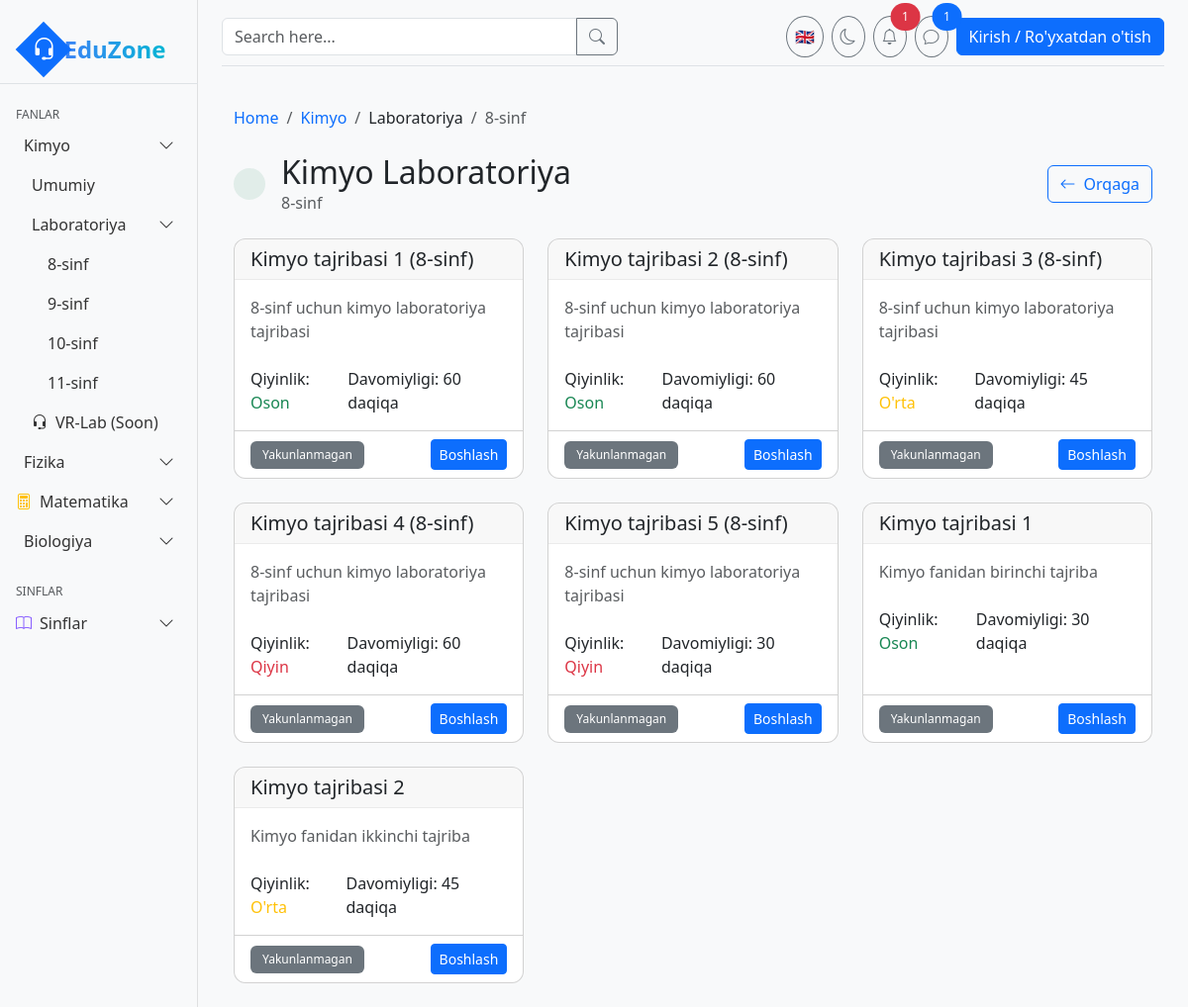
The app's page /kimyo/laboratoriya/8/ with its own data.
### core/models.py (models this page shows, shortened)
class Subject(models.Model):
    name = models.CharField(max_length=100)
    slug = models.SlugField(unique=True)
    icon = models.CharField(max_length=50, help_text="Icon name (e.g., 'beaker', 'atom')")
    color = models.CharField(max_length=50, default="text-blue-500")
    bg_color = models.CharField(max_length=50, default="bg-blue-100")
    description = models.TextField(blank=True)

class Grade(models.Model):
    number = models.IntegerField(unique=True)
    description = models.TextField(blank=True)

class Experiment(models.Model):
    DIFFICULTY_CHOICES = [
        ('easy', 'Oson'),
        ('medium', 'O\'rta'),
        ('hard', 'Qiyin'),
    ]
    title = models.CharField(max_length=200)
    slug = models.SlugField(unique=True)
    subject = models.ForeignKey(Subject, on_delete=models.CASCADE, related_name='experiments')
    grade = models.ForeignKey(Grade, on_delete=models.CASCADE, related_name='experiments')
    description = models.TextField()
    difficulty = models.CharField(max_length=10, choices=DIFFICULTY_CHOICES, default='medium')
    duration = models.CharField(max_length=50, help_text="e.g., '30 daqiqa'")
    instructions = models.TextField(blank=True)
    link = models.CharField(max_length=200, blank=True, null=True)
    is_vr = models.BooleanField(default=False, help_text="Is this a VR experiment?")
    created_at = models.DateTimeField(auto_now_add=True)
    updated_at = models.DateTimeField(auto_now=True)

### core/views.py (the view, shortened to what this page needs)
# urls.py: path('<slug:subject_slug>/laboratoriya/<int:grade_number>/', views.laboratory_view, name='laboratory_view'),
def laboratory_view(request, subject_slug, grade_number):
    subject = get_object_or_404(Subject, slug=subject_slug)
    grade = get_object_or_404(Grade, number=grade_number)
    experiments = Experiment.objects.filter(subject=subject, grade=grade, is_vr=False)
    user_experiments = {}
    return render(request, 'laboratory.html', {
        'subject': subject,
        'grade': grade,
        'experiments': experiments,
        'user_experiments': user_experiments,
    })

### templates/laboratory.html (shortened to what this page needs)
{% extends 'base.html' %}
{% load core_tags %}
{% block content %}
<div class="container-fluid py-4">
    <nav aria-label="breadcrumb" class="mb-4">
        <ol class="breadcrumb">
            <li class="breadcrumb-item"><a href="/" class="text-decoration-none">Home</a></li>
            <li class="breadcrumb-item"><a href="/{{ subject.slug }}/" class="text-decoration-none">{{ subject.name }}</a></li>
            <li class="breadcrumb-item">Laboratoriya</li>
            <li class="breadcrumb-item active" aria-current="page">{{ grade.number }}-sinf</li>
        </ol>
    </nav>
    <div class="d-flex justify-content-between align-items-center mb-4">
        <div class="d-flex align-items-center gap-3">
            <div class="rounded-circle p-3
                {% if subject.name == 'Kimyo' %}bg-success bg-opacity-10
                {% elif subject.name == 'Fizika' %}bg-primary bg-opacity-10
                {% elif subject.name == 'Matematika' %}bg-warning bg-opacity-10
                {% else %}bg-secondary bg-opacity-10{% endif %}">
            </div>
            <div>
                <h2 class="mb-0">{{ subject.name }} Laboratoriya</h2>
                <p class="text-muted mb-0">{{ grade.number }}-sinf</p>
            </div>
        </div>
        <a href="/" class="btn btn-outline-primary d-flex align-items-center gap-2">
            <i class="bi bi-arrow-left"></i>
            Orqaga
        </a>
    </div>
    <div class="row g-4">
        {% for experiment in experiments %}
        <div class="col-md-6 col-lg-4">
            <div class="card h-100 hover-shadow transition">
                <div class="card-header">
                    <h5 class="card-title mb-0">{{ experiment.title }}</h5>
                </div>
                <div class="card-body">
                    <p class="text-muted mb-4">{{ experiment.description|truncatewords:20 }}</p>
                    <div class="d-flex justify-content-between text-sm">
                        <div>
                            <span class="fw-medium">Qiyinlik:</span>
                            {% if experiment.difficulty == 'easy' %}
                            <span class="text-success">Oson</span>
                            {% elif experiment.difficulty == 'medium' %}
                            <span class="text-warning">O'rta</span>
                            {% else %}
                            <span class="text-danger">Qiyin</span>
                            {% endif %}
                        </div>
                        <div>
                            <span class="fw-medium">Davomiyligi:</span> {{ experiment.duration }}
                        </div>
                    </div>
                </div>
                <div class="card-footer bg-transparent d-flex justify-content-between align-items-center">
                    <span class="badge {% if experiment.id in user_experiments and user_experiments|get_item:experiment.id %}bg-success{% else %}bg-secondary{% endif %}">
                        {% if experiment.id in user_experiments and user_experiments|get_item:experiment.id %}
                        Yakunlangan
                        {% else %}
                        Yakunlanmagan
                        {% endif %}
                    </span>
                    {% if subject.name == 'Fizika' and grade.number == 9 and experiment.title == 'Matematik mayatnik' %}
                            <a href="{% url 'simlab:matematik_mayatnik' %}" class="btn btn-primary btn-sm">Boshlash</a>
                        {% else %}
                            <a href="{{experiment.link}}" class="btn btn-primary btn-sm">Boshlash</a>
                        {% endif %}
                </div>
            </div>
        </div>
        {% empty %}
        <div class="col-12">
            <div class="alert alert-info">
                <p class="mb-0">Hozircha {{ subject.name|lower }} fani uchun {{ grade.number }}-sinf tajribalari mavjud emas.</p>
            </div>
        </div>
        {% endfor %}
    </div>
</div>
{% endblock %}

### static/css/style.css (style rules this page uses)
body { min-height: 100vh; background-color: #f8f9fa; }
.hover-shadow { transition: all 0.3s ease; }
.transition { transition: all 0.3s ease; }
.card { border-radius: 0.75rem; transition: transform 0.2s ease, box-shadow 0.2s ease; }
.card-header { border-top-left-radius: 0.75rem !important; border-top-right-radius: 0.75rem !important; border-bottom: 1px solid rgba(0, 0, 0, 0.05); }
.card-footer { border-bottom-left-radius: 0.75rem !important; border-bottom-right-radius: 0.75rem !important; }
.badge { padding: 0.5rem 0.75rem; font-weight: 500; }

### records on screen
Subject: name "Kimyo"
Grade: number "8"
Experiment: title "Kimyo tajribasi 1 (8-sinf)", description "8-sinf uchun kimyo laboratoriya tajribasi", difficulty "Oson", duration "60 daqiqa", shows "Yakunlanmagan"
Experiment: title "Kimyo tajribasi 2 (8-sinf)", description "8-sinf uchun kimyo laboratoriya tajribasi", difficulty "Oson", duration "60 daqiqa", shows "Yakunlanmagan"
Experiment: title "Kimyo tajribasi 3 (8-sinf)", description "8-sinf uchun kimyo laboratoriya tajribasi", difficulty "O'rta", duration "45 daqiqa", shows "Yakunlanmagan"
Experiment: title "Kimyo tajribasi 4 (8-sinf)", description "8-sinf uchun kimyo laboratoriya tajribasi", difficulty "Qiyin", duration "60 daqiqa", shows "Yakunlanmagan"
Experiment: title "Kimyo tajribasi 5 (8-sinf)", description "8-sinf uchun kimyo laboratoriya tajribasi", difficulty "Qiyin", duration "30 daqiqa", shows "Yakunlanmagan"
Experiment: title "Kimyo tajribasi 1", description "Kimyo fanidan birinchi tajriba", difficulty "Oson", duration "30 daqiqa", shows "Yakunlanmagan"
Experiment: title "Kimyo tajribasi 2", description "Kimyo fanidan ikkinchi tajriba", difficulty "O'rta", duration "45 daqiqa", shows "Yakunlanmagan"
